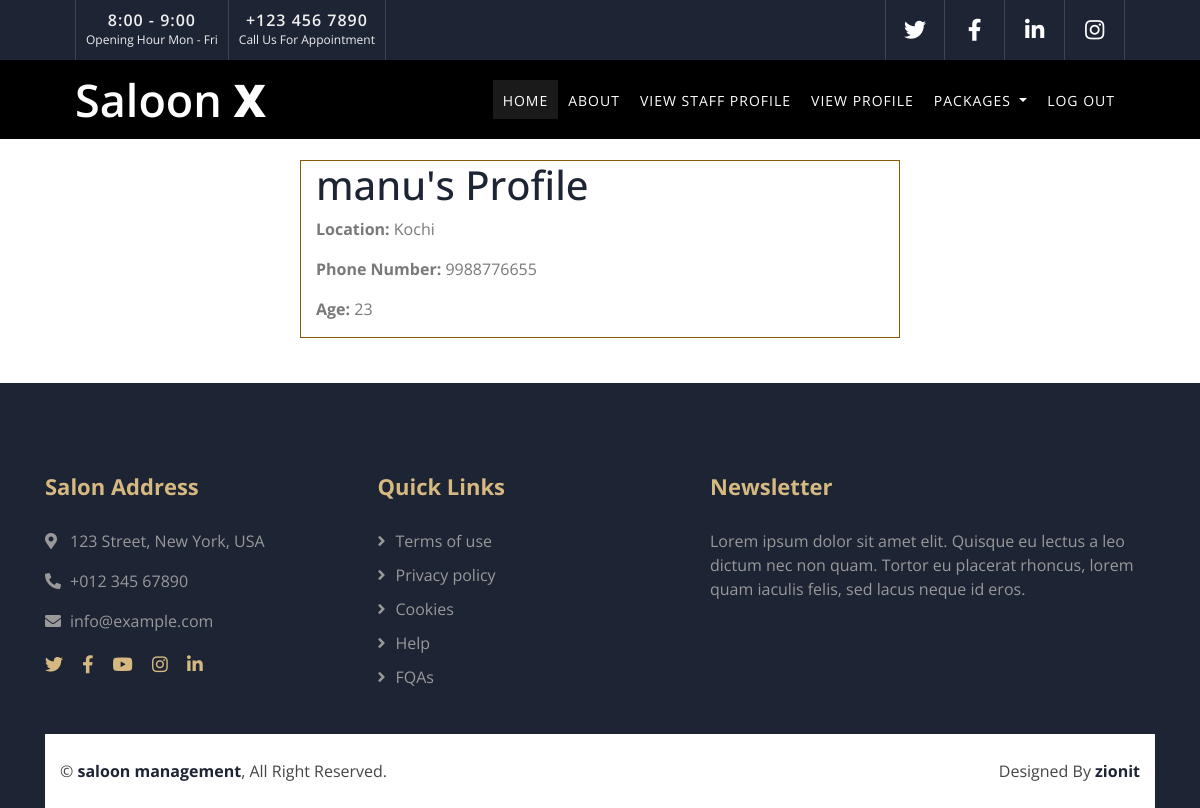
/view_profile/ (signed in), run on the app's committed database.
### users/models.py (models this page shows, shortened)
class User(AbstractUser):
    is_customer = models.BooleanField(default=False)
    is_shop_owner = models.BooleanField(default=False)
    is_admin = models.BooleanField(default=False)

class CustomerProfile(models.Model):
    user = models.OneToOneField(User, on_delete=models.CASCADE, related_name='customer_profile')
    phone_number = models.CharField(max_length=15)
    location = models.CharField(max_length=255)
    age = models.PositiveIntegerField()
    photo = models.ImageField(upload_to='package_images/', null=True, blank=True)

### users/views.py (the view)
# urls.py: path('view_profile/',views.view_customer_profile,name='view_profile'),
def view_customer_profile(request):
    try:
        customer_profile = request.user.customer_profile
    except CustomerProfile.DoesNotExist:
        customer_profile = None
    return render(request, 'users/view_customer_profile.html', {'customer_profile': customer_profile, 'user': request.user})

### templates/users/view_customer_profile.html (shortened to what this page needs)
{%extends "website/viewpage.html" %}
{% block content %}
<div class="container col-md-6 mx-auto" style="border: 1px solid rgb(131, 91, 4); margin-top: 100px;">
<h1>{{ user.username }}'s Profile</h1>
<p><strong>Location:</strong> {{ customer_profile.location }}</p>
<p><strong>Phone Number:</strong> {{ customer_profile.phone_number }}</p>
<p><strong>Age:</strong> {{ customer_profile.age }}</p>
</div>
{% endblock %}

### static/css/style.css (style rules this page uses)
body { color: #797979; background: #ffffff; font-family: 'Open Sans', sans-serif; }
h1, h2, h3, h4, h5, h6 { color: #1d2434; }

### data on the page
User: username "manu"
CustomerProfile: location "Kochi", phone_number "9988776655", age "23"
